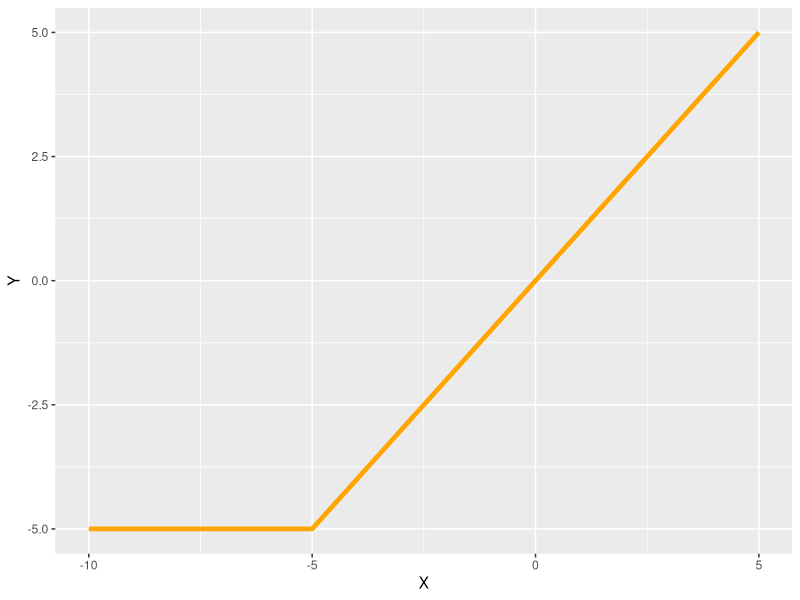
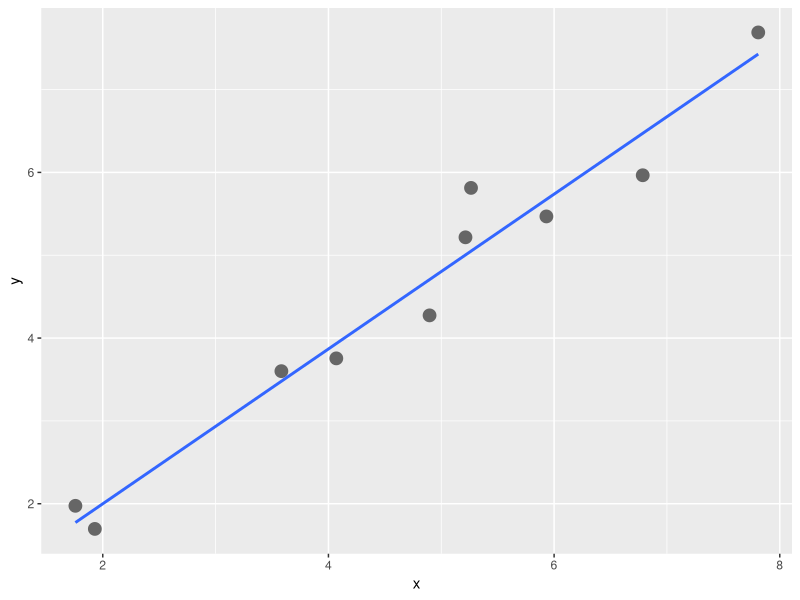
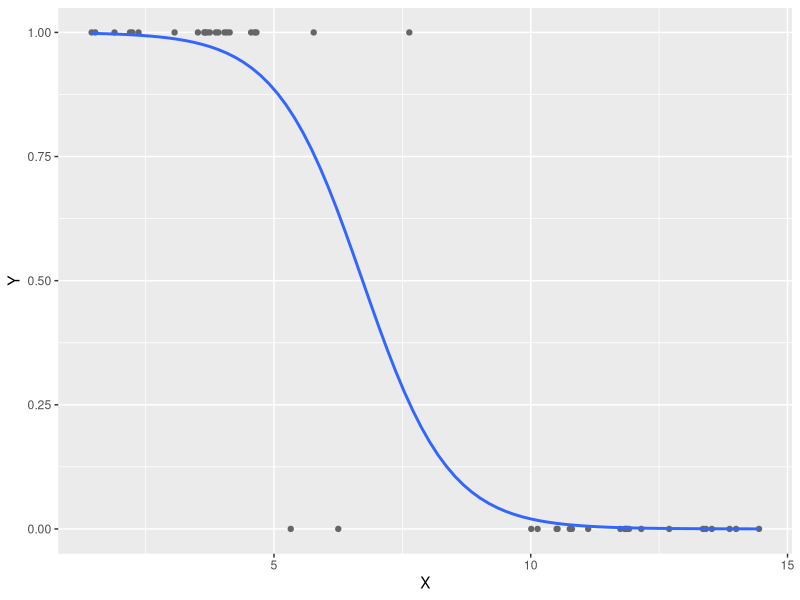
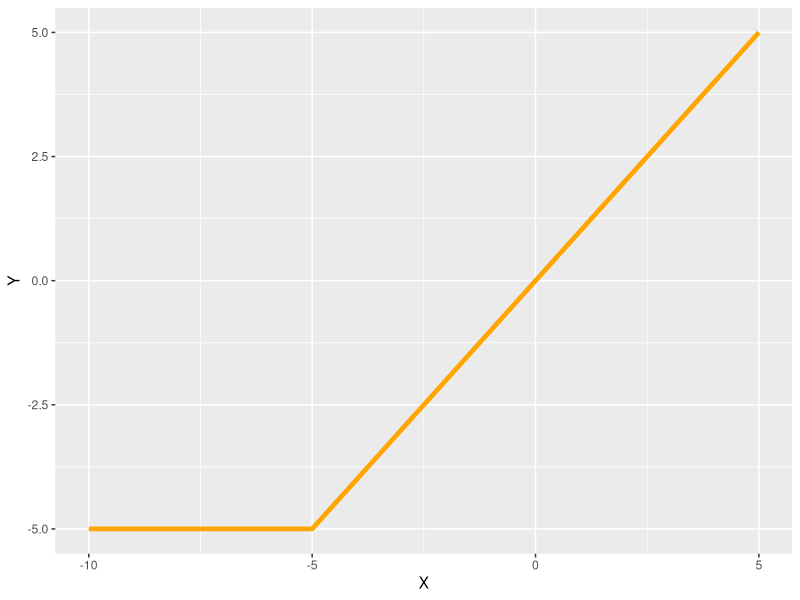

These figures' R source, in order:
# Linear regression
library(ggplot2)
x0<-runif(10, min=0,max=9)
y0<-x0*rnorm(10,mean=1,sd=0.1)+rnorm(10,mean=0,sd=0.2)
dat<-data.frame(x=x0, y=y0)
summary(lm(x0~y0, dat))
p<-ggplot(dat, aes(x,y))+geom_point(color="grey40", size=4)+stat_smooth(method="lm", se=F)

png(file="linear_regression.png", width=1000, height=400)
p
dev.off()


# logit regression
x<-c(runif(20, min=1,max=5), runif(4, min=5,max=10), runif(20, min=10,max=15))
y<-c(rep(1,22), rep(0,22))
dat<-data.frame(X=x, Y=y)
p<-ggplot(dat, aes(X,Y))+geom_point(color="grey40")+stat_smooth(method="glm", method.args=list(family="binomial"), se=F)
png(file="logit_regression.png", width=1000, height=400)
p
dev.off()

## RELU
relu<-function(x) sapply(x, function(z) max(-5,z))
x<-seq(from=-10, to=5, by=0.1)
y<-relu(x)
dat<-data.frame(X=x, Y=y)
P<-ggplot(dat, aes(x=X, y=Y))+geom_line(size=1.6, color="orange")
P
png(file="relu.png", width=1000, height=400)
P
dev.off()


